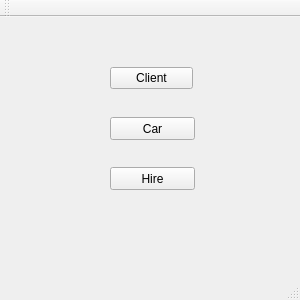
<?xml version="1.0" encoding="UTF-8"?>
<ui version="4.0">
 <class>MainWindow</class>
 <widget class="QMainWindow" name="MainWindow">
  <property name="windowModality">
   <enum>Qt::NonModal</enum>
  </property>
  <property name="geometry">
   <rect>
    <x>0</x>
    <y>0</y>
    <width>300</width>
    <height>300</height>
   </rect>
  </property>
  <property name="sizePolicy">
   <sizepolicy hsizetype="Preferred" vsizetype="Preferred">
    <horstretch>0</horstretch>
    <verstretch>0</verstretch>
   </sizepolicy>
  </property>
  <property name="minimumSize">
   <size>
    <width>300</width>
    <height>300</height>
   </size>
  </property>
  <property name="maximumSize">
   <size>
    <width>300</width>
    <height>300</height>
   </size>
  </property>
  <property name="windowTitle">
   <string>Прокат автомобилей</string>
  </property>
  <widget class="QWidget" name="centralWidget">
   <widget class="QPushButton" name="pushButton_client">
    <property name="geometry">
     <rect>
      <x>110</x>
      <y>50</y>
      <width>83</width>
      <height>22</height>
     </rect>
    </property>
    <property name="text">
     <string>Client</string>
    </property>
   </widget>
   <widget class="QPushButton" name="pushButton_auto">
    <property name="geometry">
     <rect>
      <x>110</x>
      <y>100</y>
      <width>85</width>
      <height>23</height>
     </rect>
    </property>
    <property name="text">
     <string>Car</string>
    </property>
   </widget>
   <widget class="QPushButton" name="pushButton_hire">
    <property name="geometry">
     <rect>
      <x>110</x>
      <y>150</y>
      <width>85</width>
      <height>23</height>
     </rect>
    </property>
    <property name="text">
     <string extracomment="123">Hire</string>
    </property>
   </widget>
  </widget>
  <widget class="QMenuBar" name="menuBar">
   <property name="geometry">
    <rect>
     <x>0</x>
     <y>0</y>
     <width>300</width>
     <height>25</height>
    </rect>
   </property>
  </widget>
  <widget class="QToolBar" name="mainToolBar">
   <attribute name="toolBarArea">
    <enum>TopToolBarArea</enum>
   </attribute>
   <attribute name="toolBarBreak">
    <bool>false</bool>
   </attribute>
  </widget>
  <widget class="QStatusBar" name="statusBar"/>
 </widget>
 <layoutdefault spacing="6" margin="11"/>
 <resources/>
 <connections/>
</ui>
